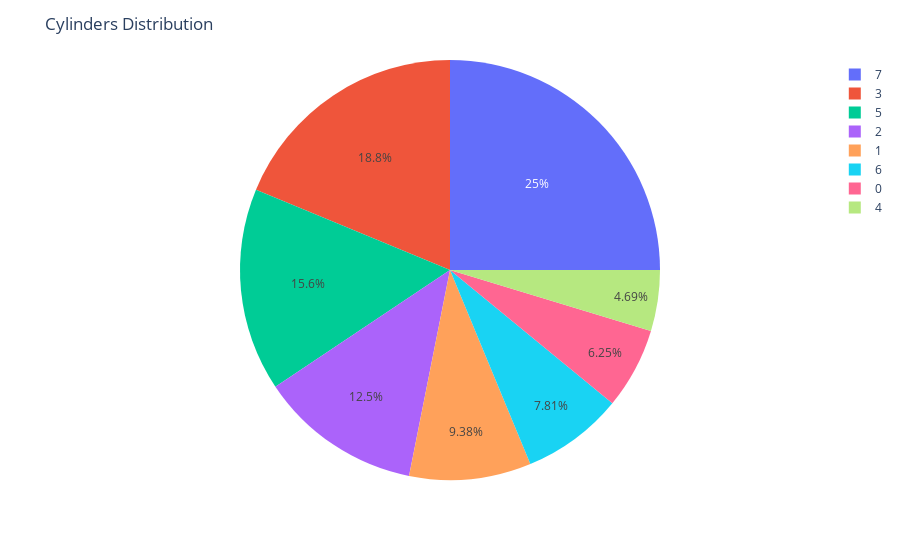

Source (notebook cell):
### Code cell
transmission_distr =df['cylinders'].value_counts().reset_index()
fig = px.pie(transmission_distr, values='cylinders', names=transmission_distr.index)
fig.update_layout(title="Cylinders Distribution")
fig.show()

### Figure 1 — Plotly figure (JSON) as saved in the notebook; plotly's stock layout.template omitted (floating-point values rounded to 4 significant figures)
{"data": [{"domain": {"x": [0, 1], "y": [0, 1]}, "hovertemplate": "index=%{label}<br>cylinders=%{value}<extra></extra>", "labels": [0, 1, 2, 3, 4, 5, 6, 7], "legendgroup": "", "name": "", "showlegend": true, "type": "pie", "values": [4, 6, 8, 12, 3, 10, 5, 16]}], "layout": {"autosize": true, "legend": {"tracegroupgap": 0}, "margin": {"t": 60}, "title": {"text": "Cylinders Distribution"}}}
